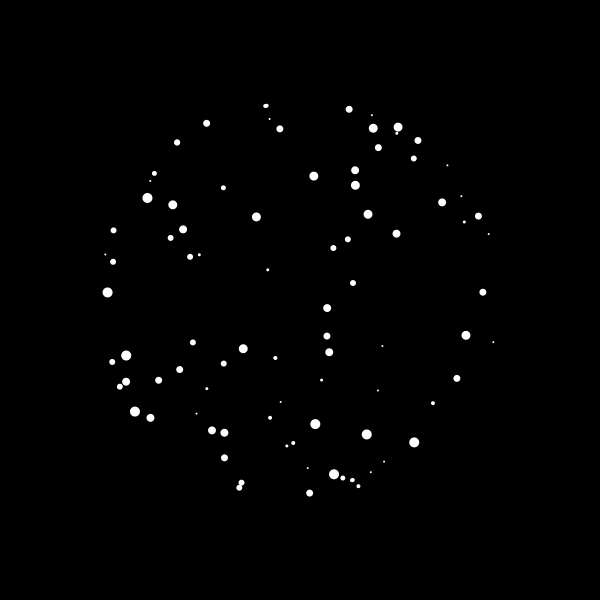
Frame 1 (no input)
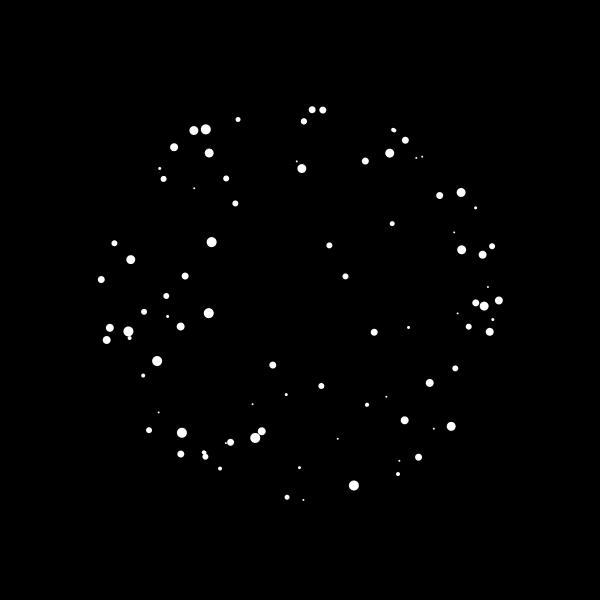
Frame 60 (the mouse pressed at the canvas centre just before this capture)
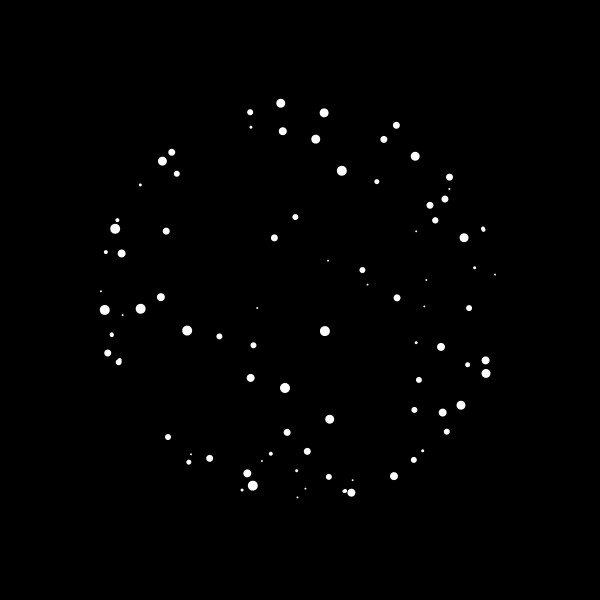
Frame 120 (the mouse held since frame 60 and released just before this capture)

The Processing sketch that drew these frames (run headless with seeded random() and noise(); from frame 60 on, the mouse is pressed at the canvas centre):

// Processing sketch: mySketch
// ── mySketch.pde
float circleSize = 400;
float radius = circleSize/2;
int period = 5; //speed
float x = 0;
float particleY;
float amplitude;
float sineEl;
float r = 0.;

int randomPart[] = new int[100];
int partSize[] = new int[100];


void setup() {
  size(600, 600);
  for (int i = 0; i < randomPart.length; i++) {
    randomPart[i] = int(random(100, 500));
    partSize[i] = int(random(2, 11));
  }
}

void draw() {
  background(0);
  //fill(0,20);
  //rect(0,0,width,height);

  x += 0.01;

  for (int yRand = 0; yRand < randomPart.length; yRand++) {

    particleY = randomPart[yRand];

    float sine = sin((2*PI*x)/period + randomPart[yRand]);
    amplitude = sqrt(sq(radius) - sq(abs(height/2 - particleY)));
    sineEl = width/2 + sine * amplitude;

    float particleSize = partSize[yRand];

    //rotation
    pushMatrix();
    translate(width/2, height/2);
    r += 0.005;
    rotate(radians(r));
    translate(-width/2, -height/2);

    stroke(255);
    //line(width/2, 0, width/2, height); //uncomment to see the axis
    noStroke();
    fill(255);
    ellipse(sineEl, particleY, particleSize, particleSize);
    popMatrix();
  }

  noFill();
  stroke(255);
  //ellipse(width/2, height/2, circleSize, circleSize);
}
